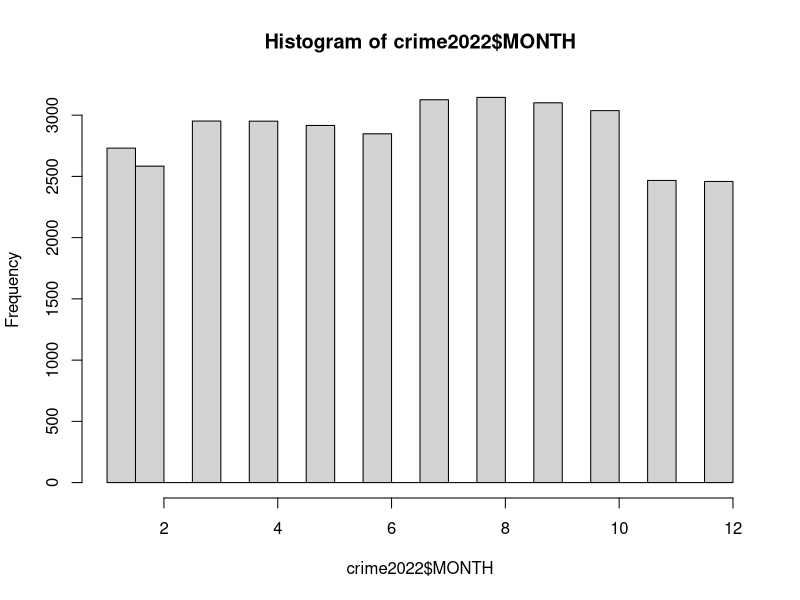
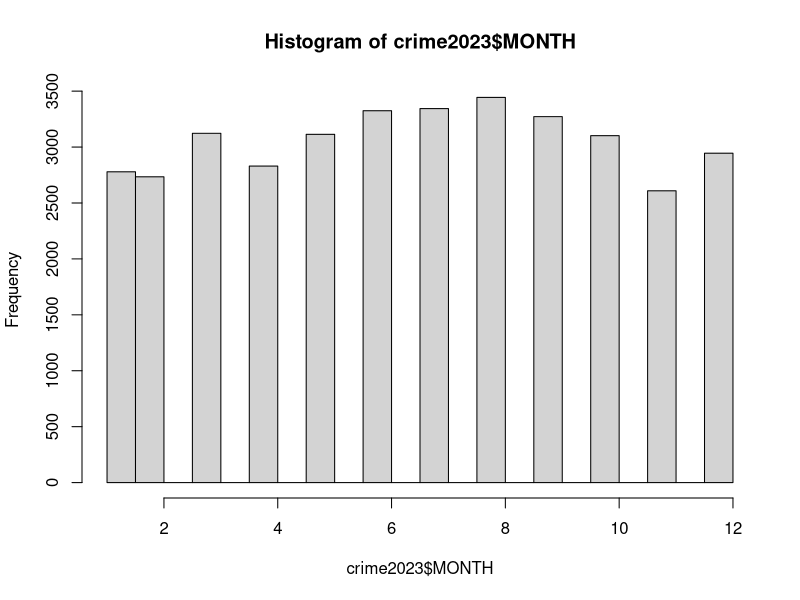

Reproduce these figures in R, in order.
## General Data Exploration
#install.packages(“ape”) 
library(ape)

crime2022 <- read.csv("VanCrimeData2022.csv")
crime2023 <- read.csv("VanCrimeData2023.csv")

#almost the same amount of crime occurring each month
hist(crime2022$MONTH)

#less crime overall compared to 2022, but still very similar
#almost same amount of crime occuring each month
hist(crime2023$MONTH)

#getting Moran I
#I'm going to get it in R cuz this is taking forever LOL

